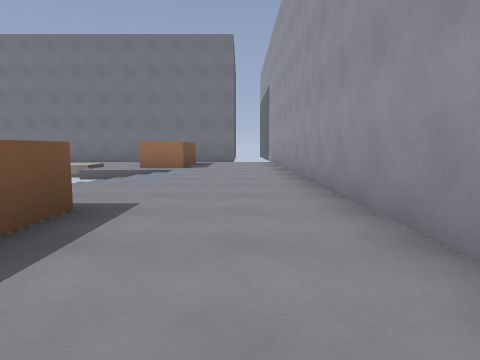
[1] (above)

16 first-person views from a walk through a Godot game level. The camera is 1.2 m above the floor, tilts 6° down and sees 75° across. The floor is counted in squares, 2 m on a side. Each view is taken from the middle of a square. On the plan, view 1 faces up. The plan holds only what a view shows up to about 9 squares ahead; the rest is blank. The place goes on beyond the plan. Characters and animated objects are not drawn.

[2]
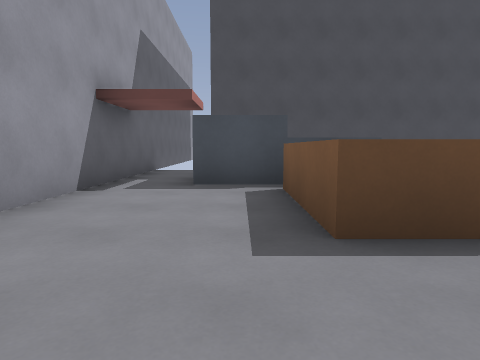

[3]
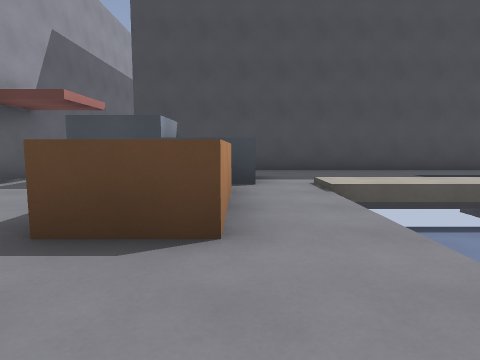

[4]
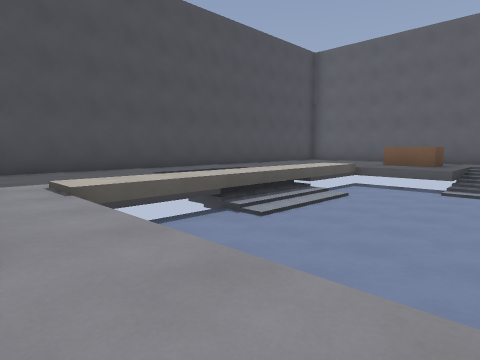

[5]
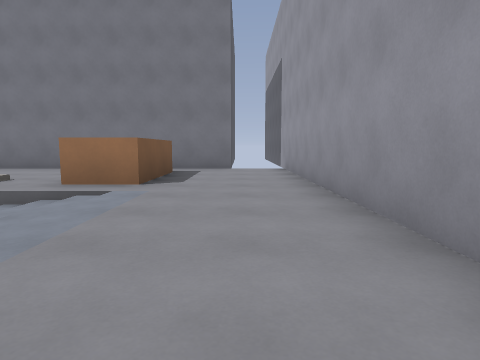

[6]
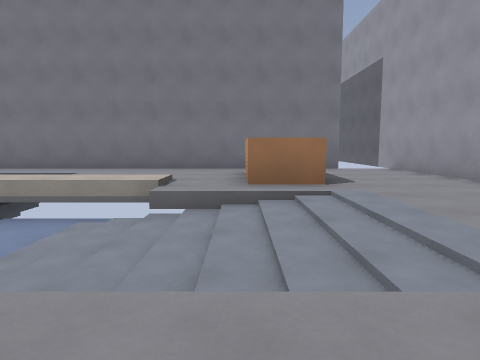

[7]
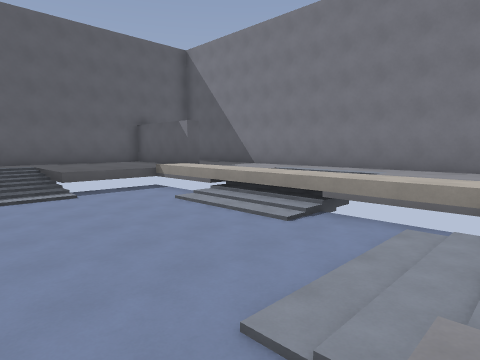

[8]
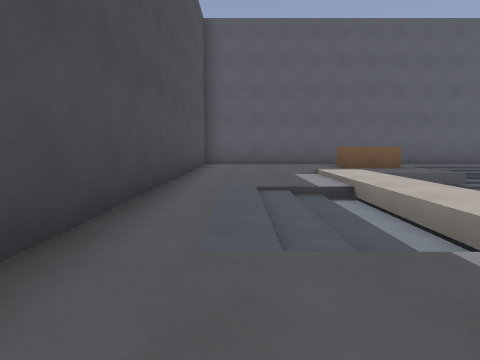

[9]
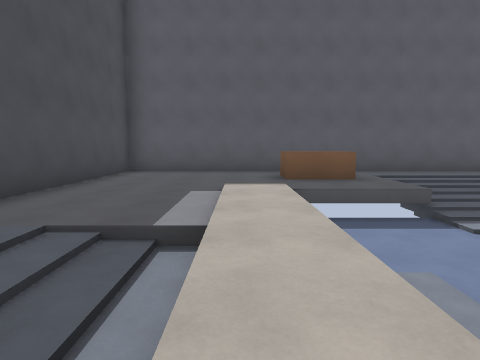

[10]
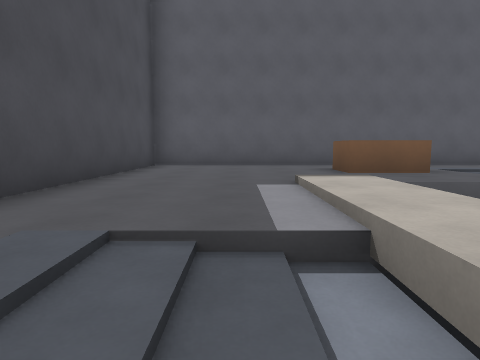

[11]
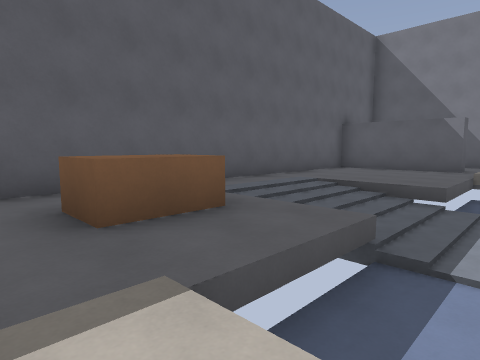

[12]
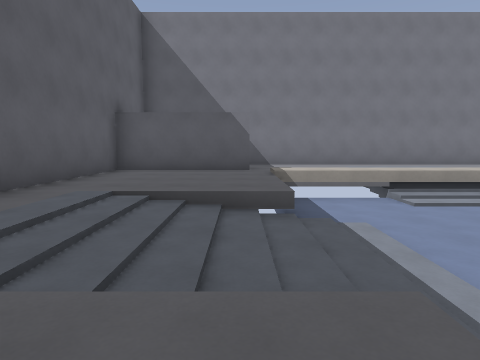

[13]
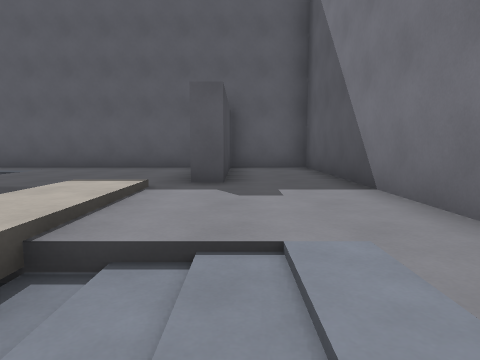

[14]
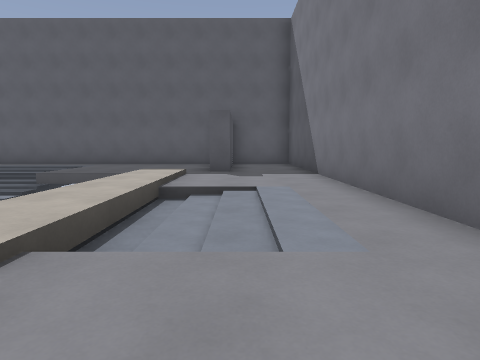

[15]
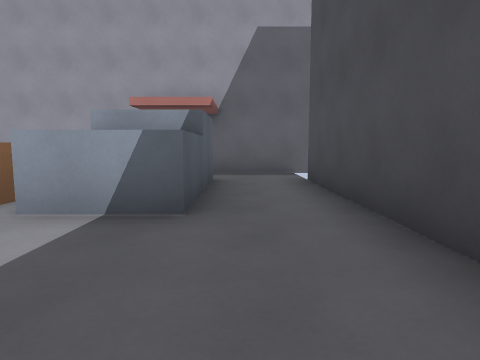

[16]
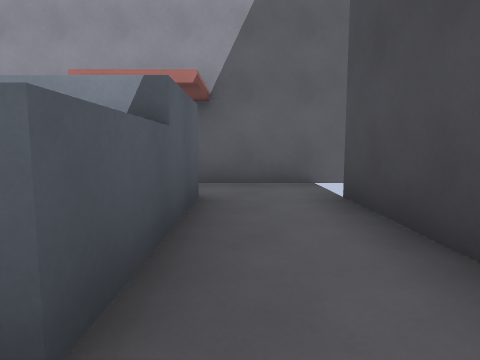

### Floor plan
Key: @ floor where view 1 was taken; # wall or solid block; . main floor; : floor 0.25 m higher than the main floor; - floor 1 m lower than the main floor; / step, stairs or slope; ^ raised ledge.
Columns run from 17 left of view 1 to 2 right of it. Each row starts with its distance up from view 1.
 13 ####################
 12 #..................#
 11 #####..////...^^...#
 10 #....////////.^^...#
  9 #....::::::::./^...#
  8 #....--////-////...#
  7 #....-------////...#
  6 #.////------////...#
  5 #.////-------......#
  4 #.////-------......#
  3 # ...--------.^^...#
  2 # .^.--////--.^^...#
  1 #..^.////////.^^...#
  0 #....////////.^^#@.#
 -1 #......////...^^#..#
 -2 #..................#
 -3 #..................#
 -4 ####################

Positions as (right, up) in squares from view 1, and headings:
1: (0, 0), facing up
2: (-1, 5), facing down
3: (-3, 5), facing down
4: (-3, 5), facing down-left
5: (0, 4), facing up
6: (-3, 4), facing up
7: (-4, 4), facing up-left
8: (-5, -2), facing left
9: (-7, 0), facing left
10: (-8, -1), facing left
11: (-11, 0), facing up-left
12: (-13, 2), facing up
13: (-8, 11), facing left
14: (-5, 11), facing left
15: (-6, -2), facing right
16: (-4, -2), facing right
